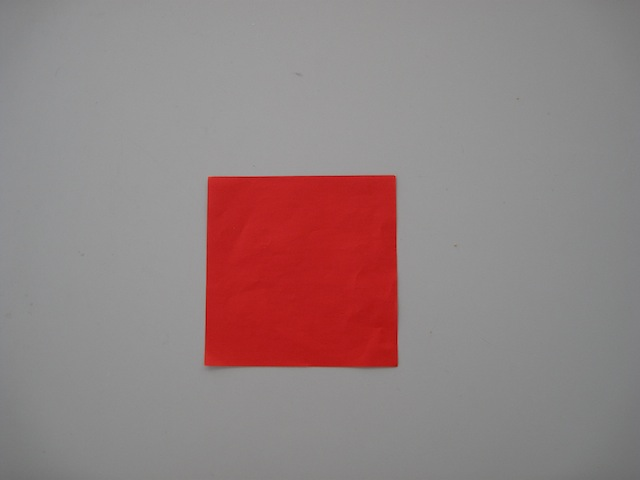
//> input picture week08/prog01/red_rectangle.jpg, 640 x 480 px
$ ./main   (built with g++ and OpenCV 4)
//> lines starting //> are read from the running program, lines starting //| are printed output that depends on the picture; after the words box and inside, x2 and y2 are one past the last pixel; in counts of white or black regions, pixels touching at a corner belong together
#include <iostream>
#include <opencv2/opencv.hpp>

#define FILE_NAME "red_rectangle.jpg"
#define HIGHVAL (255)  // 白画素の値
#define TH (100)       // 閾値

int main(int argc, const char* argv[]) {
  // 画像をグレースケールで入力
  cv::Mat gray_img, bin_img;
  gray_img = cv::imread(FILE_NAME, 0);
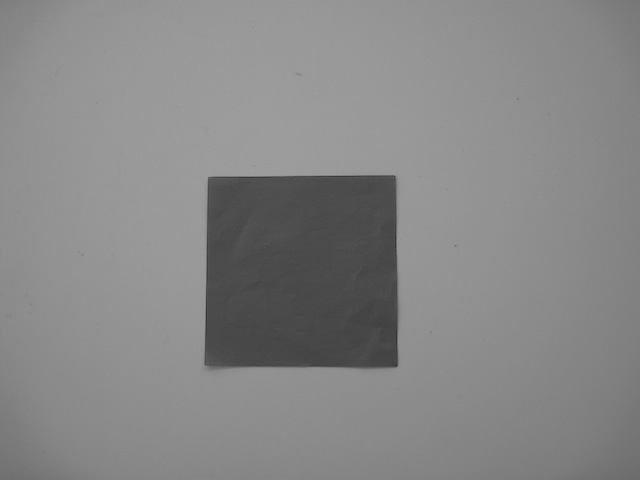
//> gray_img: 480 rows x 640 cols, CV_8UC1; min 49, max 161, mean 134.8
  if (gray_img.empty()) {  // 入力失敗の場合
    fprintf(stderr, "File is not opened.\n");
    return (-1);
  }
  // 二値化
  cv::threshold(gray_img, bin_img, TH, HIGHVAL, cv::THRESH_BINARY);
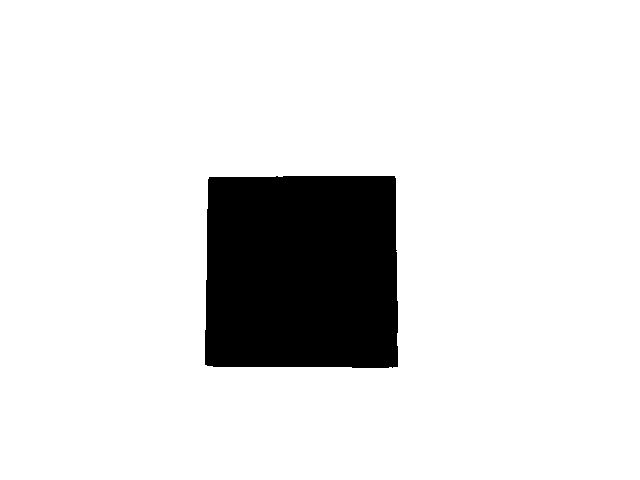
//> bin_img: 480 rows x 640 cols, CV_8UC1; 88.2% white; 1 black region, box (x1, y1, x2, y2) and area: (205, 176, 398, 368) 36310
  // 出力
  cv::imshow("grayscale image", gray_img);  // 画像の表示
  cv::imshow("binary image", bin_img);      // 画像の表示
  cv::waitKey();                            // キー入力待ち (止める)
  return 0;
}
